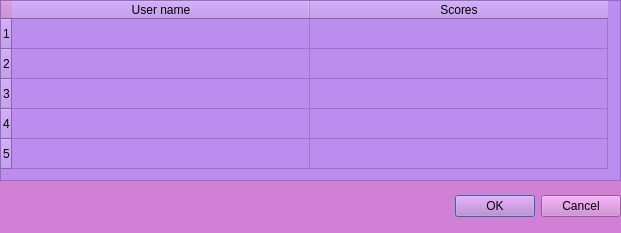
<?xml version="1.0" encoding="UTF-8"?>
<ui version="4.0">
 <class>recordsDialog</class>
 <widget class="QDialog" name="recordsDialog">
  <property name="geometry">
   <rect>
    <x>0</x>
    <y>0</y>
    <width>621</width>
    <height>233</height>
   </rect>
  </property>
  <property name="windowTitle">
   <string>Records of number level</string>
  </property>
  <property name="styleSheet">
   <string notr="true">background-color: rgb(208, 129, 213);</string>
  </property>
  <widget class="QDialogButtonBox" name="scoreDialogButtonBox">
   <property name="geometry">
    <rect>
     <x>450</x>
     <y>190</y>
     <width>171</width>
     <height>32</height>
    </rect>
   </property>
   <property name="cursor">
    <cursorShape>PointingHandCursor</cursorShape>
   </property>
   <property name="styleSheet">
    <string notr="true">background-color: rgb(208, 129, 213);</string>
   </property>
   <property name="orientation">
    <enum>Qt::Horizontal</enum>
   </property>
   <property name="standardButtons">
    <set>QDialogButtonBox::Cancel|QDialogButtonBox::Ok</set>
   </property>
  </widget>
  <widget class="QTableWidget" name="recordsTable">
   <property name="geometry">
    <rect>
     <x>0</x>
     <y>0</y>
     <width>621</width>
     <height>181</height>
    </rect>
   </property>
   <property name="styleSheet">
    <string notr="true">background-color: rgb(187, 141, 239);</string>
   </property>
   <property name="verticalScrollBarPolicy">
    <enum>Qt::ScrollBarAlwaysOff</enum>
   </property>
   <property name="horizontalScrollBarPolicy">
    <enum>Qt::ScrollBarAlwaysOff</enum>
   </property>
   <attribute name="horizontalHeaderMinimumSectionSize">
    <number>198</number>
   </attribute>
   <attribute name="horizontalHeaderDefaultSectionSize">
    <number>298</number>
   </attribute>
   <row>
    <property name="text">
     <string>1</string>
    </property>
   </row>
   <row>
    <property name="text">
     <string>2</string>
    </property>
   </row>
   <row>
    <property name="text">
     <string>3</string>
    </property>
   </row>
   <row>
    <property name="text">
     <string>4</string>
    </property>
   </row>
   <row>
    <property name="text">
     <string>5</string>
    </property>
   </row>
   <column>
    <property name="text">
     <string>User name</string>
    </property>
   </column>
   <column>
    <property name="text">
     <string>Scores</string>
    </property>
   </column>
  </widget>
 </widget>
 <resources/>
 <connections>
  <connection>
   <sender>scoreDialogButtonBox</sender>
   <signal>accepted()</signal>
   <receiver>recordsDialog</receiver>
   <slot>accept()</slot>
   <hints>
    <hint type="sourcelabel">
     <x>248</x>
     <y>254</y>
    </hint>
    <hint type="destinationlabel">
     <x>157</x>
     <y>274</y>
    </hint>
   </hints>
  </connection>
  <connection>
   <sender>scoreDialogButtonBox</sender>
   <signal>rejected()</signal>
   <receiver>recordsDialog</receiver>
   <slot>reject()</slot>
   <hints>
    <hint type="sourcelabel">
     <x>316</x>
     <y>260</y>
    </hint>
    <hint type="destinationlabel">
     <x>286</x>
     <y>274</y>
    </hint>
   </hints>
  </connection>
 </connections>
</ui>
